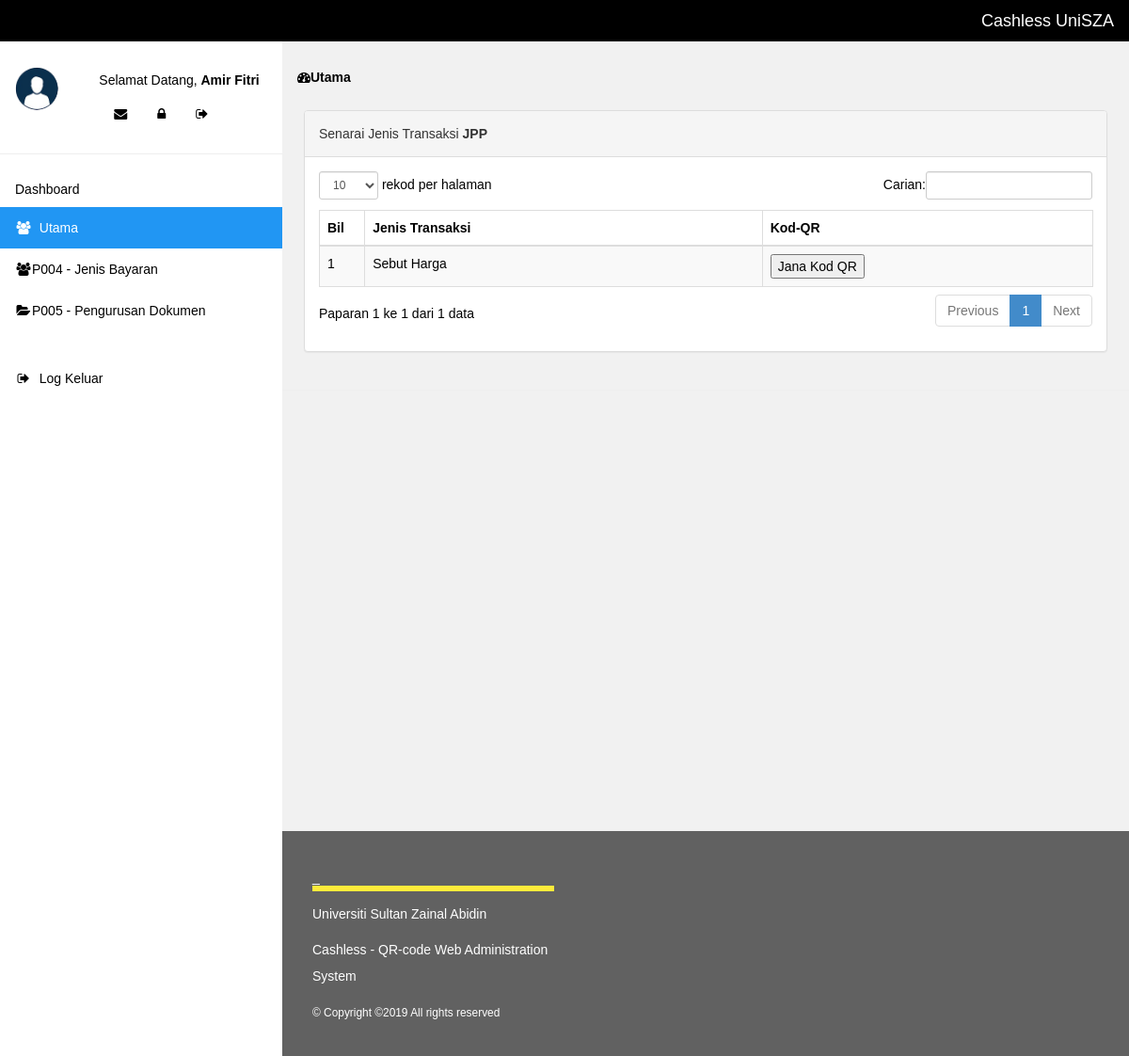
The page /sa_sebut_harga.php (signed in) on the database as committed earlier.
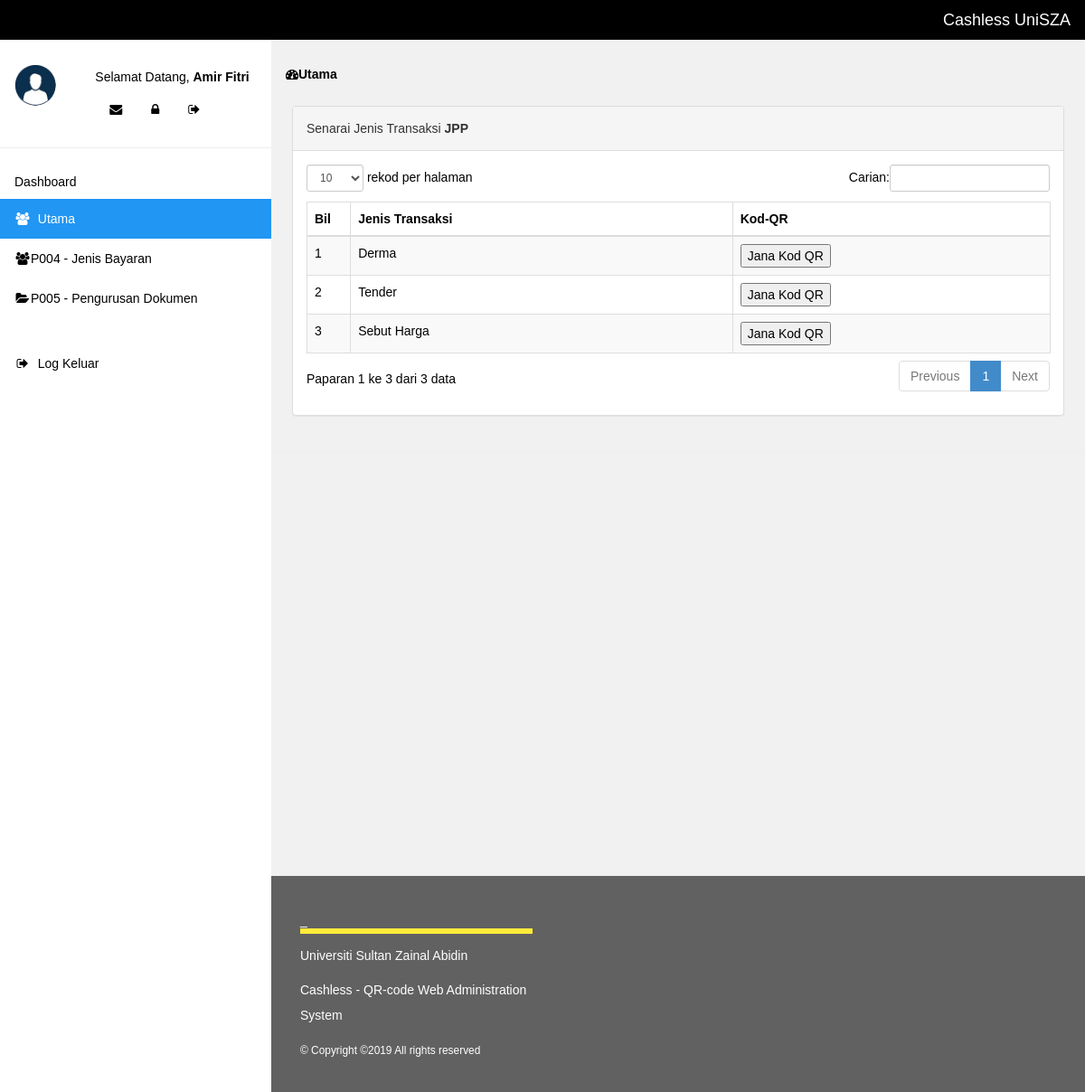
The same page on the database as committed later.
### tables this page shows
CREATE TABLE kod_jenistransaksi (
  id_jenistransaksi VARCHAR(16) NOT NULL,
  jenistransaksi VARCHAR(100) NOT NULL,
  jabatan VARCHAR(40) NOT NULL,
  created_date TIMESTAMP NULL DEFAULT CURRENT_TIMESTAMP,
  PRIMARY KEY (id_jenistransaksi)
  );

### web/ui/sa_table_jabatan.php (the view)
<div class="col-md-12">
                    <div class="panel panel-default">
                        <div class="panel-heading">
                             Senarai Jenis Transaksi <b><? echo $_SESSION['JABATAN'];?></b>
                        </div>
                        <div class="panel-body">
                            <div class="table-responsive">
                                <table class="table table-striped table-bordered table-hover" id="dataTables-example">
                                    <thead>
                                        <tr>
                                            <th width="4%">Bil</th>
                                            <th width="36%">Jenis Transaksi</th>
                                            <th width="30%">Kod-QR</th>
                                        </tr>
                                    </thead>
                                    <tbody>
<?php
 $jabatan2=$_SESSION['JABATAN'];
 $data = mysql_query("SELECT * FROM kod_jenistransaksi WHERE jabatan='$jabatan2'");
  ?>
										<?php
										$i=1;
										while($info = mysql_fetch_array( $data )) {
											echo "<tr class='gradeA'>";
											echo "<td>".$i." </td>";
                                            echo "<td>".$info['jenistransaksi'] . " </td>";
										?><td>
										<form action="QRLogo.php" method="POST" target="_blank"><input type="hidden" name="id_jenistransaksi" value="<?echo $info['id_jenistransaksi'];?>"><input type="submit" value="Jana Kod QR"></form>
										</td>
										 <?
											echo "</tr>";
										$i++;}
										?>
                                    </tbody>
                                </table>
                            </div>
                        </div>
                    </div>
                </div>

Rows that differ between the two databases and show on the page:
added kod_jenistransaksi: jenistransaksi "Derma"
added kod_jenistransaksi: jenistransaksi "Tender"
Other text that changed with them:
text written by a page script: "rekod per halaman Carian: Paparan 1 ke 1 dari 1 data Previous 1 Next" → "rekod per halaman Carian: Paparan 1 ke 3 dari 3 data Previous 1 Next"
